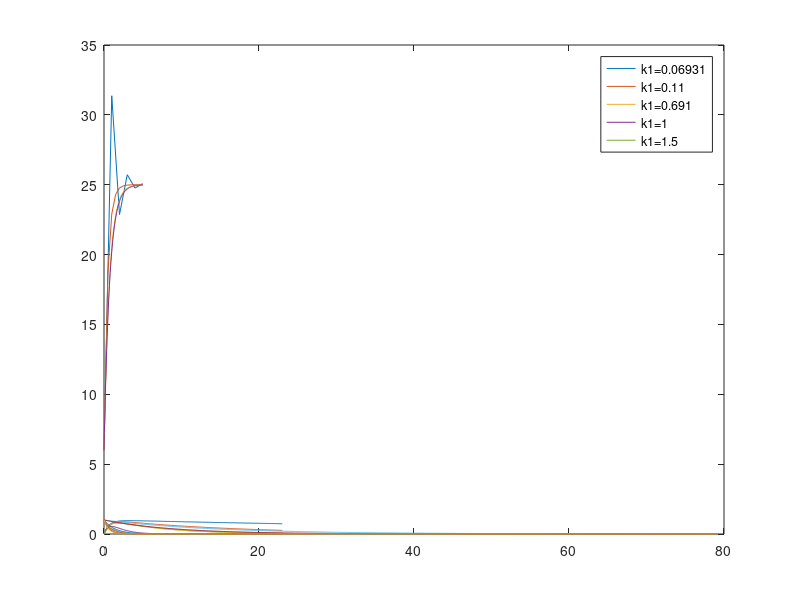
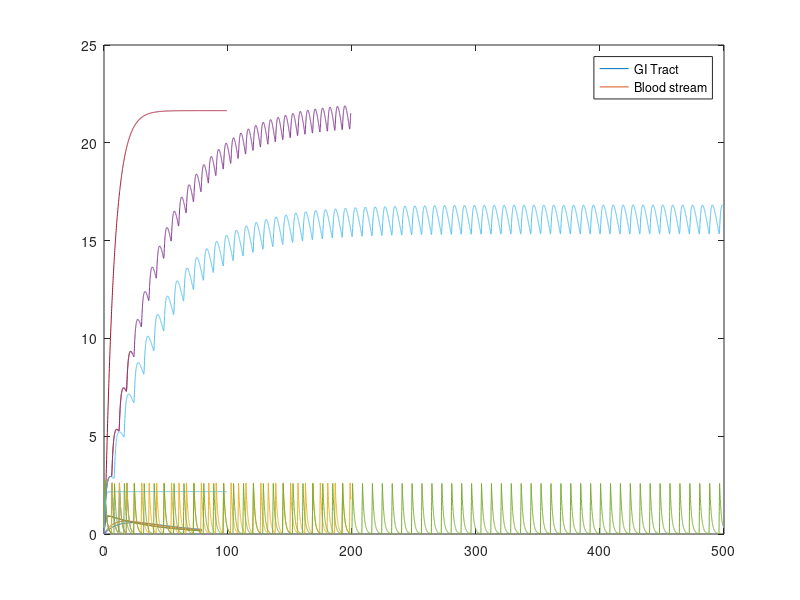

Here is the MATLAB script that generated these plots, in order:
%Q1(e)
% Explanation : For dt = 1, we see unexpected behaviour as value of T
% reaches above 25 C. For dt = 0.5, curve is not smooth as that seen for dt
% = 0.1 and dt = 0.5. For dt = 0.1 and dt = 0.05 curve almost coincides
% hence either of the value of dt is suitable. But for dt = 0.1 number of computations are less %hence it is preferable. 
close all;
clear all;
Tm = 25;
k = 0.000370834 * 3600;
dt1 = [1, 0.5, 0.1, 0.05];
total = 6;
for j = 1 : 4
    dt = dt1(j);
    iter = (total - 1) / dt + 1;
    T = zeros(iter, 1);
    T(1) = 6;
    t = zeros(iter, 1);
    for i = 2 : iter
        T(i) = T(i - 1) - dt * (k * (T(i - 1) - Tm));
        t(i) = t(i - 1) + dt;
    end
    plot(t, T)
    hold on
end
legend(strcat('dt=',num2str(1)), strcat('dt=',num2str(0.5)), strcat('dt=',num2str(0.1)), strcat('dt=',num2str(0.05)));


%Q3 (a) :
% Highest level of drug achieved in blood stream = 0.7885 units.
close all;
clear all;
total = 24;
dt = 0.1;
iter = (total - 1) / dt + 1;
Q1 = zeros(iter, 1);
Q2 = zeros(iter, 1);
Q1(1) = 1;
Q2(1) = 0;
k1 = 1.386;
k2 = 0.1386;
t = zeros(iter, 1);
ma = 0;
for i = 2 : iter
    Q1(i) = Q1(i - 1) - dt * k1 * Q1(i - 1);
    Q2(i) = Q2(i - 1) + dt * (k1 * Q1(i - 1) - k2 * Q2(i - 1)); 
    if ma < Q2(i)
        ma = Q2(i);
    end;
    t(i) = t(i - 1) + dt;
end;
ma
plot(t, Q2);
hold on
plot(t, Q1);
legend('For GI Tract', 'For Blood stream');


%Q3(b):

% Explanation : For smaller values of k2 it can be seen that it takes
% longer time for drug level in blood stream to reduce to zero level. Also the
% maximum drug level reached in blood stream is higher for lower values of
% k2. This is because higher the value of k2 fast the drug will
% eliminate and so the maximum drug level reached is less for same value of k1.
% Here the diffusion rate of drug in blood stream will remain same
% irrespective of value of k2. The increase in drug level in blood stream
% phase almost coincides for all values of k2 till maximum level is reached
% because the drug is diffused in blood stream at same rate.
close all;
clear all;
total = 24;
dt = 0.1;
iter = (total - 1) / dt + 1;
k1 = 1.386;
ks = [0.01386, 0.06, 0.1386, 0.6386, 1.386];
for j = 1 : 5
    k2 = ks(j);
    Q1 = zeros(iter, 1);
    Q2 = zeros(iter, 1);
    Q1(1) = 1;
    Q2(1) = 0;
    t = zeros(iter, 1);
    for i = 2 : iter
        Q1(i) = Q1(i - 1) - dt * k1 * Q1(i - 1);
        Q2(i) = Q2(i - 1) + dt * (k1 * Q1(i - 1) - k2 * Q2(i - 1)); 
        t(i) = t(i - 1) + dt;
    end;
    if(j == 1)
        plot(t, Q1)
        hold on
    end;
    plot(t, Q2)
    hold on
end;
legend('GI Tract', strcat('Blood Stream k2=',num2str(ks(1))), strcat('Blood Stream k2=',num2str(ks(2))), strcat('Blood Stream k2=',num2str(ks(3))), strcat('Blood Stream k2=',num2str(ks(4))), strcat('Blood Stream k2=',num2str(ks(5))));


%Q3(c):

% Explanation : Higher the value of k1 faster the drug will diffuse in
% blood stream and so the maximum drug level in blood stream is reached
% faster. As the difference in value of k1 and k2 decreases (here k1 > k2
% always), drug elimination occurs faster and so maximum value reached also
% decreases for smaller values of k1. So, as k1 increases time to reach
% maximum drug value ans also the maxmium drug value reached increases.
close all;
clear all;
total = 80;
dt = 0.1;
iter = (total - 1) / dt + 1;
k2 = 0.0231;
ks = [0.06931, 0.11, 0.691, 1.0, 1.5];
Q1 = zeros(2, iter);
Q2 = zeros(2, iter);
for j = 1 : 5
    k1 = ks(j);
    
    Q1(j,1) = 1;
    Q2(j,1) = 0;
    t = zeros(iter, 1);
    for i = 2 : iter
        Q1(j,i) = Q1(j,i - 1) - dt * k1 * Q1(j,i - 1);
        Q2(j,i) = Q2(j,i - 1) + dt * (k1 * Q1(j,i - 1) - k2 * Q2(j,i - 1)); 
        t(i) = t(i - 1) + dt;
    end;
end;
for j = 1 : 5
    plot(t, Q1(j, :));
    hold on;
end;
legend(strcat('k1=',num2str(ks(1))),strcat('k1=',num2str(ks(2))),strcat('k1=',num2str(ks(3))),strcat('k1=',num2str(ks(4))),strcat('k1=',num2str(ks(5))));
figure;
for j = 1 : 5
    plot(t, Q2(j, :));
    hold on;
end;
legend(strcat('k1=',num2str(ks(1))),strcat('k1=',num2str(ks(2))),strcat('k1=',num2str(ks(3))),strcat('k1=',num2str(ks(4))),strcat('k1=',num2str(ks(5))));



%Q3(d):

% Explanation : Maximum drug level = a / k1 (a = 3, k1 = 1.386 here) is
% reached in GI-tract and remains same forever as constant supply is given
% continuously. Similarly some maximum value in blood stream is reached
% after some time which remains constant forever. Here if value of k2
% increases maximum value reached is less and it takes less time to reach that value as drug %elimination rate increases. 
close all;
clear all;
total = 100;
dt = 0.1;
iter = (total - 1) / dt + 1;
Q1 = zeros(iter, 1);
Q2 = zeros(iter, 1);
Q1(1) = 0;
Q2(1) = 0;
k1 = 1.386;
k2 = 0.1386;
t = zeros(iter, 1);
for i = 2 : iter
    Q1(i) = Q1(i - 1) - dt * k1 * Q1(i - 1) + 3 * dt;
    Q2(i) = Q2(i - 1) + dt * (k1 * Q1(i - 1) - k2 * Q2(i - 1)); 
    t(i) = t(i - 1) + dt;
end;
plot(t, Q1);
hold on
plot(t, Q2);
legend('GI Tract', 'Blood stream');


%Q3(e):

%Explanation : For 1 / 2 hours the value of drug increases at constant rate
%and reaches its maximum value in GI-tract. Then it shows the same behaviour as we saw in %problem (a) for 6 hours and process repeats.
%The increase in drug level in blood stream is also same as seen in problem
%(a) for every 6 hours. Here it keeps on increasing.
close all;
clear all;
total = 24;
dt = 0.05;
iter = (total - 1) / dt + 1;
Q1 = zeros(iter, 1);
Q2 = zeros(iter, 1);
Q1(1) = 6 * dt;
Q2(1) = 0;
k1 = 0.6931;
k2 = 0.0231;
t = zeros(iter, 1);
ti = -1;
for i = 2 : iter
    add = 0;
    t(i) = t(i - 1) + dt;
    if mod(t(i), 6) >= 0 && mod(t(i), 6) <= 0.5
        add = 6 * dt;
    end;
    Q1(i) = Q1(i - 1) - dt * k1 * Q1(i - 1) + add;
    Q2(i) = Q2(i - 1) + dt * (k1 * Q1(i - 1) - k2 * Q2(i - 1)); 
end;
plot(t, Q1);
hold on
plot(t, Q2);
legend('GI Tract', 'Blood stream');

%Q3(f):

% Maximum therapeutic limit of 20 units is reached at 103.4 hours. After
% which drug will have adverse effect.
close all;
clear all;
total = 200;
dt = 0.05;
iter = (total - 1) / dt + 1;
Q1 = zeros(iter, 1);
Q2 = zeros(iter, 1);
Q1(1) = 6 * dt;
Q2(1) = 0;
k1 = 0.6931;
k2 = 0.0231;
t = zeros(iter, 1);
ti = -1;
for i = 2 : iter
    add = 0;
    t(i) = t(i - 1) + dt;
    if mod(t(i), 6) >= 0 && mod(t(i), 6) <= 0.5
        add = 6 * dt;
    end;
    Q1(i) = Q1(i - 1) - dt * k1 * Q1(i - 1) + add;
    Q2(i) = Q2(i - 1) + dt * (k1 * Q1(i - 1) - k2 * Q2(i - 1)); 
    if(Q2(i) >= 20 && ti == -1) 
        ti = t(i);
    end;
end;
ti
plot(t, Q1);
hold on
plot(t, Q2);
legend('GI Tract', 'Blood stream');

%Q3(g) :

% Drug will not have adverse effect as the maximum value reached is 16.81
% units.
close all;
clear all;
total = 500;
dt = 0.05;
iter = (total - 1) / dt + 1;
Q1 = zeros(iter, 1);
Q2 = zeros(iter, 1);
Q1(1) = 6 * dt;
Q2(1) = 0;
k1 = 0.6931;
k2 = 0.0231;
t = zeros(iter, 1);
ti = -1;
for i = 2 : iter
    add = 0;
    t(i) = t(i - 1) + dt;
    if mod(t(i), 8) >= 0 && mod(t(i), 8) <= 0.5
        add = 6 * dt;
    end;
    Q1(i) = Q1(i - 1) - dt * k1 * Q1(i - 1) + add;
    Q2(i) = Q2(i - 1) + dt * (k1 * Q1(i - 1) - k2 * Q2(i - 1)); 
    if(Q2(i) >= 20 && ti == -1) 
        ti = t(i);
    end;
end;
ti
plot(t, Q1);
hold on
plot(t, Q2);
legend('GI Tract', 'Blood stream');

